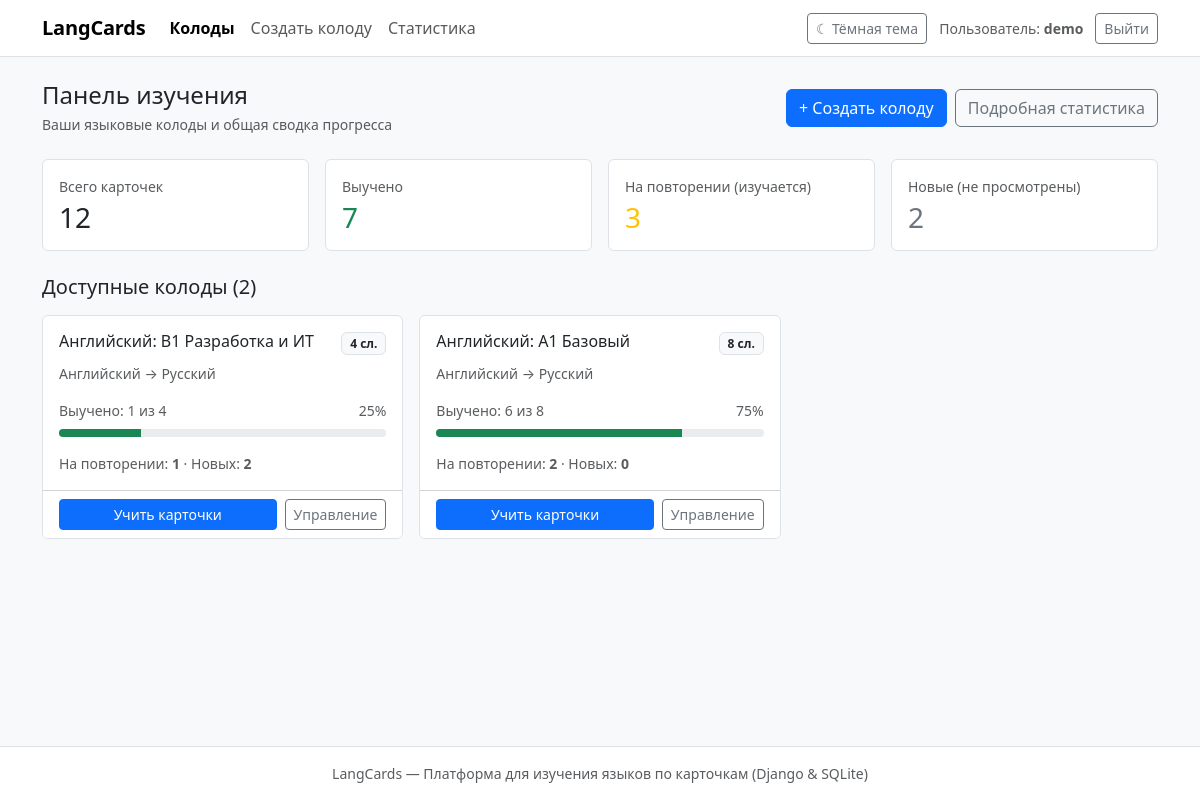
The app's page / (signed in) with its own data.
### cards/models.py (models this page shows, shortened)
class Deck(models.Model):
    title = models.CharField('Название колоды', max_length=150)
    source_language = models.CharField('Исходный язык', max_length=60, default='Английский')
    target_language = models.CharField('Изучаемый язык', max_length=60, default='Русский')
    owner = models.ForeignKey(
        settings.AUTH_USER_MODEL,
        on_delete=models.CASCADE,
        related_name='decks',
        verbose_name='Владелец',
    )
    class Meta:
        verbose_name = 'Колода'
        verbose_name_plural = 'Колоды'
        ordering = ['-id']

### cards/views.py (the view)
# urls.py: path('', views.dashboard_view, name='dashboard'),
@login_required
def dashboard_view(request: HttpRequest) -> HttpResponse:
    summary = _build_user_summary(request.user)
    return render(request, 'cards/dashboard.html', summary)

### templates/cards/dashboard.html (shortened to what this page needs)
{% extends 'base.html' %}
{% block content %}
<div class="d-flex flex-wrap justify-content-between align-items-center mb-4 gap-2">
    <div>
        <h1 class="h4 mb-1">Панель изучения</h1>
        <p class="text-muted small mb-0">Ваши языковые колоды и общая сводка прогресса</p>
    </div>
    <div class="d-flex gap-2">
        <a href="{% url 'deck_create' %}" class="btn btn-primary">+ Создать колоду</a>
        <a href="{% url 'stats' %}" class="btn btn-outline-secondary">Подробная статистика</a>
    </div>
</div>
<div class="row g-3 mb-4">
    <div class="col-sm-6 col-lg-3">
        <div class="card bg-white h-100">
            <div class="card-body">
                <div class="text-muted small mb-1">Всего карточек</div>
                <div class="h3 mb-0">{{ total_cards }}</div>
            </div>
        </div>
    </div>
    <div class="col-sm-6 col-lg-3">
        <div class="card bg-white h-100">
            <div class="card-body">
                <div class="text-muted small mb-1">Выучено</div>
                <div class="h3 mb-0 text-success">{{ learned_cards }}</div>
            </div>
        </div>
    </div>
    <div class="col-sm-6 col-lg-3">
        <div class="card bg-white h-100">
            <div class="card-body">
                <div class="text-muted small mb-1">На повторении (изучается)</div>
                <div class="h3 mb-0 text-warning">{{ learning_cards }}</div>
            </div>
        </div>
    </div>
    <div class="col-sm-6 col-lg-3">
        <div class="card bg-white h-100">
            <div class="card-body">
                <div class="text-muted small mb-1">Новые (не просмотрены)</div>
                <div class="h3 mb-0 text-secondary">{{ new_cards }}</div>
            </div>
        </div>
    </div>
</div>
<div class="d-flex justify-content-between align-items-center mb-3">
    <h2 class="h5 mb-0">Доступные колоды ({{ total_decks }})</h2>
</div>
{% if deck_rows %}
<div class="row g-3">
    {% for item in deck_rows %}
    <div class="col-md-6 col-lg-4">
        <div class="card bg-white h-100 d-flex flex-column">
            <div class="card-body flex-grow-1">
                <div class="d-flex justify-content-between align-items-start mb-2">
                    <h3 class="h6 mb-0">
                        <a href="{% url 'deck_detail' item.deck.pk %}" class="text-decoration-none text-dark">
                            {{ item.deck.title }}
                        </a>
                    </h3>
                    <span class="badge bg-light text-dark border">
                        {{ item.total_cards }} сл.
                    </span>
                </div>
                <p class="text-muted small mb-3">
                    {{ item.deck.source_language }} &rarr; {{ item.deck.target_language }}
                </p>
                <div class="mb-2 d-flex justify-content-between small text-muted">
                    <span>Выучено: {{ item.learned_cards }} из {{ item.total_cards }}</span>
                    <span>{{ item.mastery_percent }}%</span>
                </div>
                <div class="progress mb-3" style="height: 8px;">
                    <div class="progress-bar bg-success" role="progressbar"
                         style="width: {{ item.mastery_percent }}%;"
                         aria-valuenow="{{ item.mastery_percent }}" aria-valuemin="0" aria-valuemax="100">
                    </div>
                </div>
                <div class="small text-muted">
                    На повторении: <strong>{{ item.learning_cards }}</strong> &middot;
                    Новых: <strong>{{ item.new_cards }}</strong>
                </div>
            </div>
            <div class="card-footer bg-white d-flex gap-2">
                {% if item.total_cards > 0 %}
                <a href="{% url 'deck_study' item.deck.pk %}?restart=1" class="btn btn-primary btn-sm flex-grow-1">
                    Учить карточки
                </a>
                {% else %}
                <a href="{% url 'deck_detail' item.deck.pk %}" class="btn btn-outline-primary btn-sm flex-grow-1">
                    Добавить слова
                </a>
                {% endif %}
                <a href="{% url 'deck_detail' item.deck.pk %}" class="btn btn-outline-secondary btn-sm">
                    Управление
                </a>
            </div>
        </div>
    </div>
    {% endfor %}
</div>
{% endif %}
{% endblock %}

### templates/base.html (shortened to what this page needs)
{% load static %}
<!DOCTYPE html>
<html lang="ru" data-bs-theme="light">
<head>
    <link href="https://cdn.jsdelivr.net/npm/bootstrap@5.3.3/dist/css/bootstrap.min.css" rel="stylesheet">
    <link rel="stylesheet" href="{% static 'css/style.css' %}">
</head>
<body class="d-flex flex-column min-vh-100">
    <header class="navbar navbar-expand-lg border-bottom mb-4">
        <div class="container">
            <a class="navbar-brand" href="{% url 'dashboard' %}">LangCards</a>
            <div class="collapse navbar-collapse" id="mainNavbar">
                {% if user.is_authenticated %}
                <ul class="navbar-nav me-auto mb-2 mb-lg-0">
                    <li class="nav-item">
                        <a class="nav-link {% if request.resolver_match.url_name == 'dashboard' %}active fw-semibold{% endif %}" href="{% url 'dashboard' %}">Колоды</a>
                    </li>
                    <li class="nav-item">
                        <a class="nav-link {% if request.resolver_match.url_name == 'deck_create' %}active fw-semibold{% endif %}" href="{% url 'deck_create' %}">Создать колоду</a>
                    </li>
                    <li class="nav-item">
                        <a class="nav-link {% if request.resolver_match.url_name == 'stats' %}active fw-semibold{% endif %}" href="{% url 'stats' %}">Статистика</a>
                    </li>
                </ul>
                <div class="d-flex align-items-center gap-2">
                    <button type="button" id="themeToggleBtn" class="btn btn-outline-secondary btn-sm">
                    </button>
                    <span class="text-muted small mx-1">Пользователь: <strong>{{ user.username }}</strong></span>
                    <form method="post" action="{% url 'logout' %}" class="m-0">
                        <button type="submit" class="btn btn-outline-secondary btn-sm">Выйти</button>
                    </form>
                </div>
                {% endif %}
            </div>
        </div>
    </header>
    <main class="container pb-5 flex-grow-1">
        {% block content %}{% endblock %}
    </main>
    <footer class="border-top py-3 mt-auto">
        <div class="container text-center text-muted small">
            LangCards — Платформа для изучения языков по карточкам (Django &amp; SQLite)
        </div>
    </footer>
</body>
</html>

### static/css/style.css (style rules this page uses)
:root, [data-bs-theme="light"] { --app-bg: #f8f9fa; --surface-bg: #ffffff; --table-head-bg: #f8f9fa; }
body { background-color: var(--app-bg); color: var(--bs-body-color); font-family: system-ui, -apple-system, "Segoe UI", Roboto, "Helvetica Neue", Arial, sans-serif; }
.navbar, footer, .card, .card-header, .card-footer { background-color: var(--surface-bg) !important; }
.navbar-brand { font-weight: 600; letter-spacing: -0.01em; }
.card { border: 1px solid var(--bs-border-color); border-radius: 0.375rem; box-shadow: none; }

### records on screen
Deck: deck "Английский: B1 Разработка и ИТ", total_cards "4", deck.source_language "Английский", deck.target_language "Русский", learned_cards "1", mastery_percent "25", learning_cards "1", new_cards "2"
Deck: deck "Английский: A1 Базовый", total_cards "8", deck.source_language "Английский", deck.target_language "Русский", learned_cards "6", mastery_percent "75", learning_cards "2", new_cards "0"

### other values on screen
{{ user.username }} "demo"
{{ total_cards }} "12"
{{ learned_cards }} "7"
{{ learning_cards }} "3"
{{ new_cards }} "2"
{{ total_decks }} "2"
